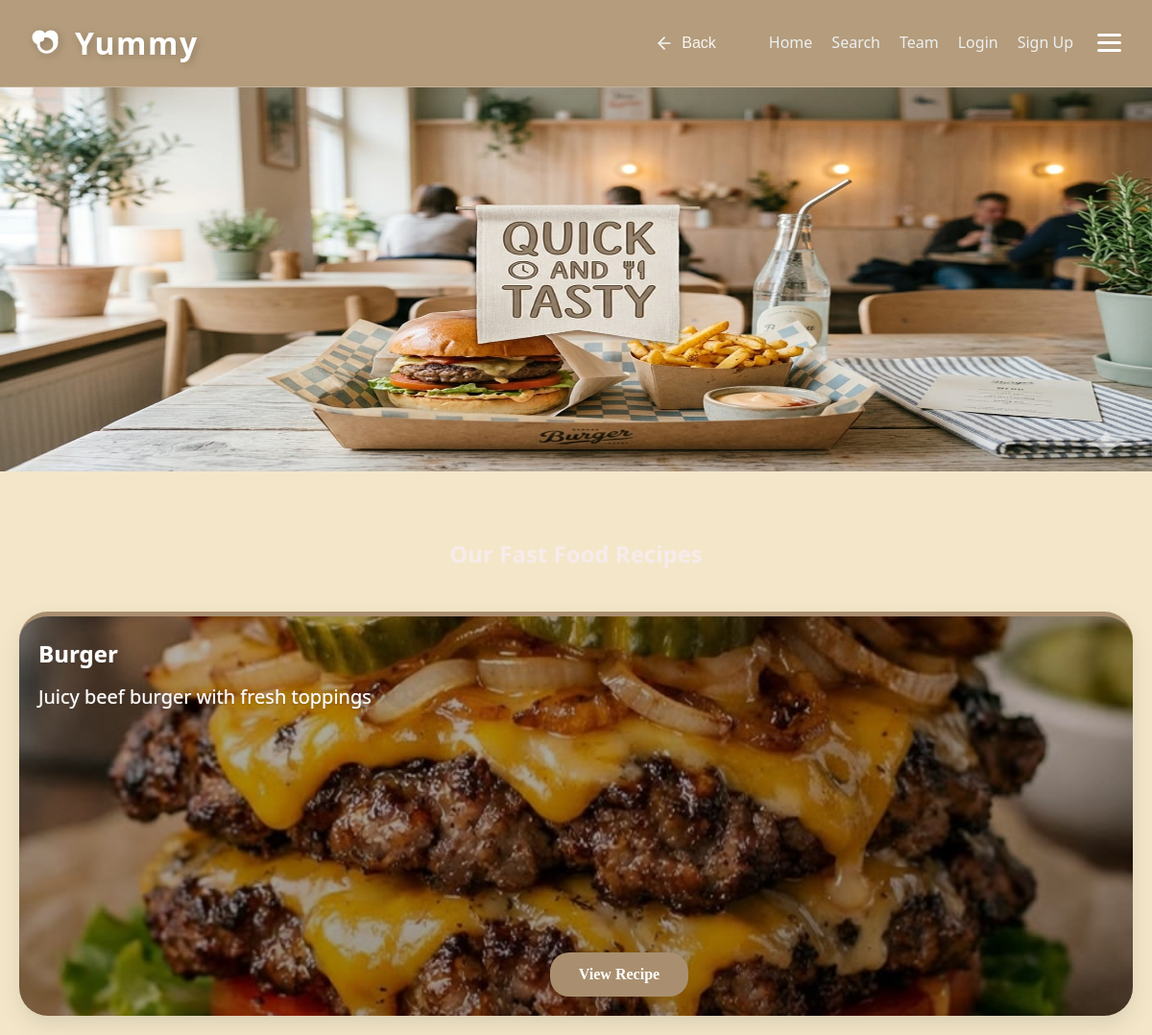
The page /fastfood/ on the database its author committed.
### recipes/models.py (models this page shows, shortened)
class Recipe(models.Model):
    DIET_CHOICES = [
        ('all', 'General / Non-Specific'),
        ('keto', 'Keto Friendly'),
        ('vegan', 'Vegan / Vegetarian'),
        ('protein', 'High Protein'),
        ('gluten-free', 'Gluten-Free'),
    ]
    title = models.CharField(max_length=200, verbose_name="Recipe Title")
    slug = models.SlugField(unique=True, blank=True, null=True)
    description = models.TextField(help_text="Briefly describe the dish")
    ingredients = models.TextField(help_text="Separate ingredients with a comma or new line")
    instructions = models.TextField()
    image = models.ImageField(upload_to='recipes/%Y/%m/%d/', default='default_recipe.jpg')
    category = models.ForeignKey(Category, on_delete=models.SET_NULL, null=True, related_name='recipes')
    author = models.ForeignKey(User, on_delete=models.CASCADE, related_name='my_recipes')
    diet_type = models.CharField(max_length=20, choices=DIET_CHOICES, default='all',null=True,blank=True)
    prep_time = models.PositiveIntegerField(default=30, help_text="Preparation time in minutes",null=True,blank=True)
    calories = models.PositiveIntegerField(default=500, help_text="Calories per serving",null=True,blank=True)
    created_at = models.DateTimeField(auto_now_add=True)
    updated_at = models.DateTimeField(auto_now=True)
    class Meta:
        ordering = ['-created_at']
        verbose_name = "Recipe"
        verbose_name_plural = "Recipes"

### recipes/views.py (the view, shortened to what this page needs)
# urls.py: path("fastfood/", views.category_detail, {'category_name': 'Fast Food'}, name="fastfood"),
def category_detail(request, category_name):
    category_slug = category_name.lower().replace("-", " ").strip()
    favorite_recipe_ids = []
    if request.user.is_authenticated:
        favorite_recipe_ids = Favorite.objects.filter(user=request.user).values_list('recipe_id', flat=True)
    category_obj = get_object_or_404(Category, name__iexact=category_slug)
    recipes = Recipe.objects.filter(category=category_obj)
    category_slug = category_slug.lower()
    clean_name = category_slug.replace(" ", "_").replace("-", "_")
    simple_name = category_slug.replace(" ", "").replace("-", "")
    hub_templates = {
        'bakery': 'recipes/bakery/bakery.html',
        'main dish': 'recipes/main_dish/maindish.html',
        'healthy': 'recipes/healthy/Healthy Food.html',
        'drinks': 'recipes/drinks/drinks.html',
        'dessert': 'recipes/desserts/dessert.html',
        'appetizers': 'recipes/appetizers/appetizers.html',
    }
    template_name = hub_templates.get(category_slug)
    if not template_name:
        possible_templates = [
            f"recipes/{clean_name}/{clean_name}.html",
            f"recipes/{clean_name}/{simple_name}.html",
            f"recipes/main_dish/{clean_name}.html",
            f"recipes/main_dish/{simple_name}.html",
            f"recipes/bakery/{clean_name}.html",
            f"recipes/bakery/{simple_name}.html",
            f"recipes/{clean_name}s/{clean_name}.html",
            f"recipes/drinks/{clean_name}.html",
            f"recipes/desserts/{clean_name}.html",
            f"recipes/bakery/macrons.html" if clean_name == "macarons" else None,
        ]
        possible_templates = [t for t in possible_templates if t]
        template_name = None
        for t in possible_templates:
            try:
                get_template(t)
                template_name = t
                break
            except TemplateDoesNotExist:
                continue
        if not template_name:
            template_name = "recipes/recipes.html"
    return render(request, template_name, {
        "recipes": recipes,
        "category": category_obj.name,
        "category_obj": category_obj,
        "favorite_recipe_ids": favorite_recipe_ids
    })

### recipes/templates/recipes/main_dish/fastfood.html (shortened to what this page needs)
{% load static %}
<!DOCTYPE html>
<html lang="en">
<head>
    <link rel="stylesheet" href="{% static 'css/style.css' %}" />
    <link rel="stylesheet" href="{% static 'css/maindish.css' %}">
</head>
<body>
    <div id="navbar">
                <nav class="main-nav">
            <div class="nav-left">
                <a href="{% url 'home' %}" class="logo" style="text-decoration: none;">
                    Yummy
                </a>
            </div>
            <div class="nav-right">
                <button class="nav-back-btn" onclick="window.history.back()" aria-label="Go Back">
                    <svg width="20" height="20" viewBox="0 0 24 24" fill="none" stroke="currentColor" stroke-width="2" stroke-linecap="round" stroke-linejoin="round">
                        <line x1="19" y1="12" x2="5" y2="12"></line>
                        <polyline points="12 19 5 12 12 5"></polyline>
                    </svg>
                    <span>Back</span>
                </button>
                <ul class="nav-links">
                    <li><a href="{% url 'home' %}">Home</a></li>
                    <li><a href="{% url 'search' %}">Search</a></li>
                    <li><a href="{% url 'cover' %}">Team</a></li>
                    {% if user.is_authenticated %}
                        <li><a href="{% url 'favorites' %}">Favorites</a></li>
                        {% if user.is_staff %}
                            <li><a href="{% url 'admin_recipe' %}">Admin</a></li>
                            <li><a href="{% url 'add_recipe' %}">Add Recipe</a></li>
                        {% endif %}
                        <li><a href="{% url 'logout' %}">Logout</a></li>
                    {% else %}
                        <li><a href="{% url 'login' %}">Login</a></li>
                        <li><a href="{% url 'signup' %}">Sign Up</a></li>
                    {% endif %}
                </ul>
                <div class="menu-icon" id="menu-icon-btn">
                    <div class="bar"></div>
                    <div class="bar"></div>
                    <div class="bar"></div>
                </div>
            </div>
        </nav>
    </div>
    <div class="banner">
        <img src="{% static 'maindish/fastfood-banner.jfif' %}" style="width:100%; height:400px; margin-bottom:30px;">
    </div>
    <h2 class="h2">Our Fast Food Recipes</h2>
    <div class="recipes-container">
        {% for recipe in recipes %}
        <div class="recipe-card" id="recipe-{{ recipe.pk }}"
            style="background-image: linear-gradient(rgba(0,0,0,0.3), rgba(0,0,0,0.4)), url('{{ recipe.image.url }}'); background-size: cover; background-position: center;"
            onclick="openCard(event, 'recipe-{{ recipe.pk }}-card')">
            <h2>{{ recipe.title }}</h2>
            <p>{{ recipe.description|truncatewords:15 }}</p>
            <a href="javascript:void(0)" class="btn-main" onclick="openCard(event, 'recipe-{{ recipe.pk }}-card')">View
                Recipe</a>
        </div>
        {% empty %}
        <p style="text-align: center; grid-column: 1/-1;">No fast food recipes found yet. Add some in the Admin panel!
        </p>
        {% endfor %}
    </div>
</body>
</html>

### recipes/static/css/style.css (style rules this page uses)
:root { --cashmere-brown: #B79986; --silk-white: #f2e7df; --biscuit-glaze: #DCC4B5; --dark-oak: #4E443F; --pure-white: #ffffff; --primary-color: var(--cashmere-brown); --primary-hover: var(--biscuit-glaze); --bg-color: var(--silk-white); --card-bg: var(--pure-white); --text-main: var(--dark-oak); --text-muted: #8E827C; --border-radius: 12px; --shadow-lg: 0 8px 20px rgba(183, 153, 134, 0.1); --transition: all 0.3s ease; }
* { margin: 0; padding: 0; box-sizing: border-box; }
body { font-family: "Segoe UI", Tahoma, Geneva, Verdana, sans-serif; line-height: 1.6; background-color: var(--bg-color); color: var(--text-main); }
#navbar { position: sticky; top: 0; z-index: 1000; background-color: color-mix(in srgb, var(--primary-color) 85%, transparent); backdrop-filter: blur(12px); -webkit-backdrop-filter: blur(12px); border-bottom: 1px solid rgba(255, 255, 255, 0.2); box-shadow: 0 8px 32px color-mix(in srgb, var(--primary-color) 20%, transparent); padding: 1.2rem 2rem; transition: var(--transition); }
.main-nav { display: flex; justify-content: space-between; align-items: center; max-width: 1200px; margin: 0 auto; }
.nav-right { display: flex; align-items: center; gap: 25px; }
.logo { display: flex; align-items: center; gap: 10px; color: #fff; font-size: 2rem; font-weight: 900; letter-spacing: 1.5px; text-shadow: 2px 2px 8px rgba(0, 0, 0, 0.2); transition: transform 0.3s ease; }
.logo svg { width: 36px; height: 36px; filter: drop-shadow(2px 2px 4px rgba(0, 0, 0, 0.2)); }
.nav-left { display: flex; align-items: center; }
.nav-back-btn { display: flex; align-items: center; gap: 8px; background: transparent !important; color: white !important; border: none; font-weight: 500; font-size: 1rem; cursor: pointer; padding: 5px 10px; border-radius: 8px; transition: var(--transition); opacity: 0.9; }
.nav-back-btn svg { transition: transform 0.3s ease; }
.nav-links { display: flex; list-style: none; }
.nav-links li { margin-left: 20px; }
.nav-links a { color: #ecf0f1; text-decoration: none; font-weight: 500; position: relative; padding-bottom: 4px; transition: var(--transition); }
.nav-links a::after { content: ''; position: absolute; width: 0; height: 2px; bottom: 0; left: 0; background-color: var(--primary-hover); transition: width 0.3s ease; }
button, .btn-main { background-color: var(--primary-color) !important; color: white !important; padding: 12px 25px; border: none; border-radius: var(--input-radius); font-weight: bold; cursor: pointer; transition: var(--transition); text-decoration: none; display: inline-block; text-align: center; }
.recipes-container { display: grid; grid-template-columns: repeat( 3,1fr); gap: 25px; padding: 20px; max-width: 1200px; margin: 0 auto; }
.recipe-card { background: var(--card-bg); border-radius: var(--border-radius); padding: 25px; box-shadow: var(--shadow-lg); transition: var(--transition); border-top: 5px solid var(--primary-color); }
.nav-links { display: flex !important; list-style: none; }
.menu-icon { cursor: pointer; display: flex; flex-direction: column; justify-content: center; gap: 5px; transition: transform 0.3s ease; }
.bar { width: 25px; height: 3px; background-color: white; border-radius: 2px; transition: background-color 0.3s ease; }
.recipes-container { display: grid; grid-template-columns: repeat(3, 1fr); gap: 35px; padding: 25px; max-width: 1200px; margin: 0 auto; }

### rows shown on the page
Recipe: image (picture), title "Burger", description "Juicy beef burger with fresh toppings"
